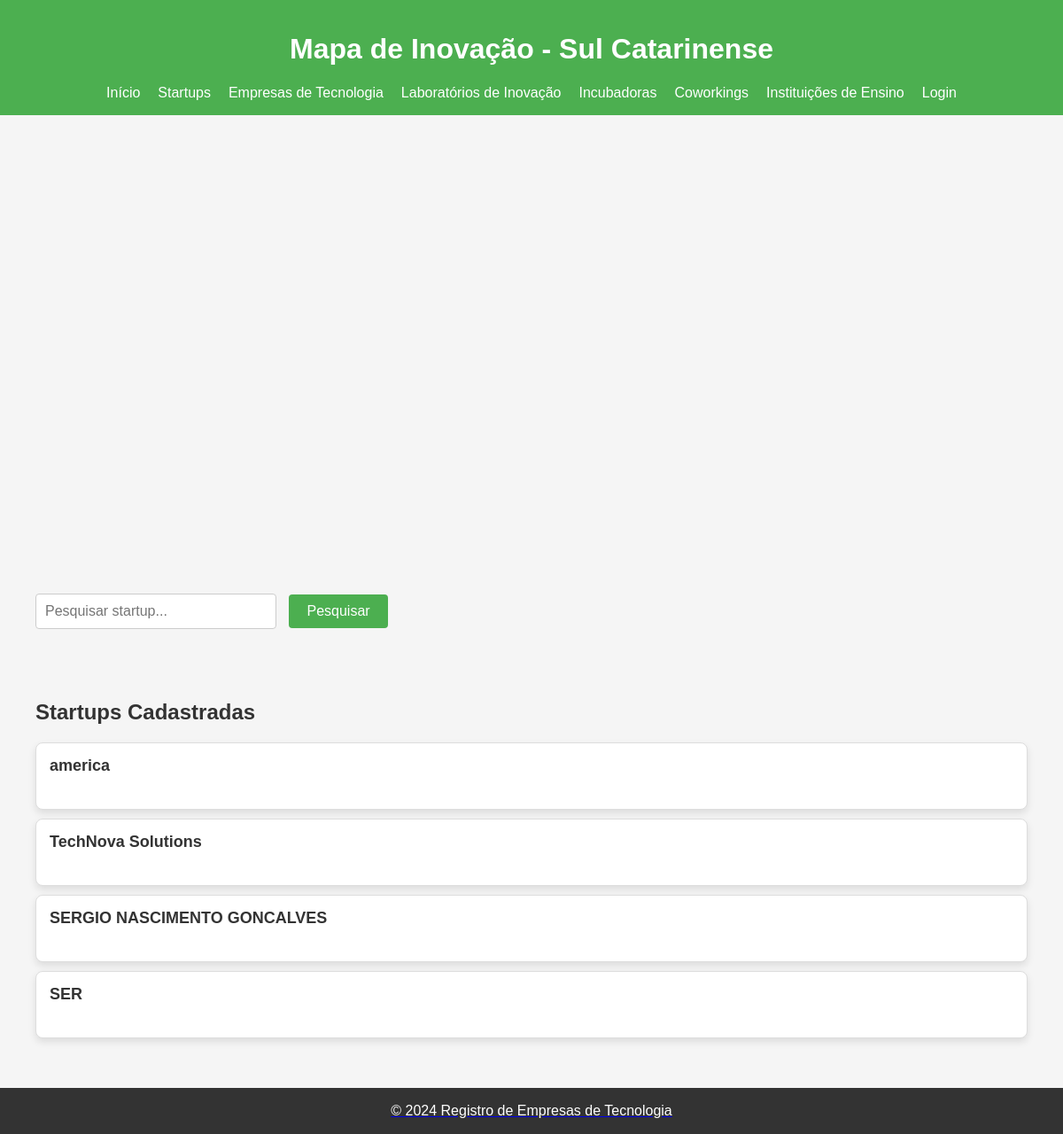
Screenshot of /mapeamentostartups.php with the database file from the repository.
### tables this page shows
CREATE TABLE `startups` (
  `id` int(11) NOT NULL,
  `nomeDaStartup` varchar(255) NOT NULL,
  `fundadores` varchar(255) NOT NULL,
  `dataDeFundacao` date NOT NULL,
  `areaDeAtuacao` varchar(255) NOT NULL,
  `descricao` text NOT NULL,
  `endereco` varchar(255) NOT NULL,
  `cep` varchar(8) NOT NULL,
  `cidade` varchar(255) NOT NULL,
  `estado` varchar(255) NOT NULL,
  `pais` varchar(255) NOT NULL,
  `site` varchar(255) DEFAULT NULL,
  `usuario_id` int(11) NOT NULL,
  `email` varchar(255) DEFAULT NULL,
  `whatsapp` varchar(20) DEFAULT NULL,
  `inovacao` text NOT NULL,
  `modelo_negocio` text NOT NULL,
  `mercado_alvo` text NOT NULL
);

### mapeamentostartups.php (the view, shortened to what this page needs)
<?php
$host = 'localhost:3307';
$dbname = 'mapa_inovacao';
$user = 'root';
$password = '';
if (isset($_SESSION['user_name'])) {
    $nome_usuario = $_SESSION['user_name'];
} else {
    $nome_usuario = null;
}
try {
    $pdo = new PDO("mysql:host=$host;dbname=$dbname;charset=utf8", $user, $password);
    $pdo->setAttribute(PDO::ATTR_ERRMODE, PDO::ERRMODE_EXCEPTION);
} catch (PDOException $e) {
    die("Erro ao conectar ao banco de dados: " . $e->getMessage());
}
$sql = "SELECT id, nomeDaStartup, cep FROM startups";
$stmt = $pdo->prepare($sql);
$stmt->execute();
$startups = $stmt->fetchAll(PDO::FETCH_ASSOC);
$searchQuery = isset($_GET['search']) ? $_GET['search'] : '';
if ($searchQuery) {
    $sql = "SELECT id, nomeDaStartup, cep FROM startups WHERE nomeDaStartup LIKE :search LIMIT 10";
    $stmt = $pdo->prepare($sql);
    $stmt->execute([':search' => "%$searchQuery%"]);
    $startups = $stmt->fetchAll(PDO::FETCH_ASSOC);
} else {
    $sql = "SELECT id, nomeDaStartup, cep FROM startups LIMIT 10";
    $stmt = $pdo->prepare($sql);
    $stmt->execute();
    $startups = $stmt->fetchAll(PDO::FETCH_ASSOC);
}
?>
<!DOCTYPE html>
<html lang="pt-BR">
<head>
    <link rel="stylesheet" href="mapeamentostartups.css">
</head>
<body>
<header>
        <h1>Mapa de Inovação - Sul Catarinense</h1>
        <nav>
            <ul>
            <li><a href="indexlogado.php">Início</a></li>
                <li>
                    <a href="#startups">Startups</a>
                </li>
                <li>
                    <a href="#empresas">Empresas de Tecnologia</a>
                </li>
                <li>
                    <a href="#laboratorios">Laboratórios de Inovação</a>
                </li>
                <li>
                    <a href="#incubadoras">Incubadoras</a>
                </li>
                <li>
                    <a href="#coworkings">Coworkings</a>
                </li>
                <li>
                <a href="#instituicoes">Instituições de Ensino</a>
                    </li>
                    <li>
                    <?php if ($nome_usuario): ?>
                    <div class="menu-usuario">
                        <a href="#" id="usuarioMenu">Olá, <?php echo htmlspecialchars($nome_usuario); ?></a>
                        <ul class="submenu-usuario" id="submenuUsuario">
                            <li><a href="editarusuario.php">Configurações</a></li>
                            <li><a href="index.html">Sair</a></li>
                        </ul>
                    </div>
                <?php else: ?>
                    <a href="login.php">Login</a>
                <?php endif; ?>
            </li>
            </ul>
        </nav>
    </header>
    <main>
    <div id="map" style="height: 500px; width: 100%;"></div>
<section id="search-section">
    <form action="" method="get">
        <input type="text" name="search" id="search-input" value="<?php echo htmlspecialchars($searchQuery); ?>" placeholder="Pesquisar startup..." />
        <input type="submit" value="Pesquisar" />
    </form>
</section>
        <section id="startups-lista">
            <h2>Startups Cadastradas</h2>
            <ul>
                <?php foreach ($startups as $startup): ?>
                    <li>
                    <a href="infostartup.php?id=<?php echo $startup['id']; ?>">
                        <strong><?php echo htmlspecialchars($startup['nomeDaStartup']); ?></strong><br>
                    </li>
                <?php endforeach; ?>
            </ul>
        </section>
    </main>
    <footer>
        <p>&copy; 2024 Registro de Empresas de Tecnologia</p>
    </footer>
</body>
</html>

### mapeamentostartups.css (style rules this page uses)
body { font-family: Arial, sans-serif; background-color: #f5f5f5; color: #333; margin: 0; padding: 0; }
header { background-color: #4CAF50; color: white; padding: 1em 0; text-align: center; }
nav ul { list-style-type: none; padding: 0; margin: 0; display: flex; justify-content: center; position: relative; }
nav ul li { margin: 0 10px; position: relative; }
nav ul li a { color: white; text-decoration: none; }
main { flex: 1; padding: 20px; }
#search-section { margin: 20px; text-align: left; }
#search-section form { display: inline-block; margin-bottom: 20px; }
#search-section input[type="text"] { padding: 10px; width: 250px; font-size: 16px; border: 1px solid #ccc; border-radius: 4px; margin-right: 10px; }
#search-section input[type="submit"] { padding: 10px 20px; background-color: #4CAF50; color: white; border: none; border-radius: 4px; font-size: 16px; cursor: pointer; }
#startups-lista { margin-top: 20px; padding: 20px; }
#startups-lista ul { list-style: none; padding: 0; }
#startups-lista li { background-color: white; padding: 15px; border: 1px solid #ddd; border-radius: 8px; margin-bottom: 10px; box-shadow: 0 4px 8px rgba(0, 0, 0, 0.1); }
#startups-lista li a { text-decoration: none; color: #333; }
#startups-lista li strong { display: block; font-size: 18px; margin-bottom: 5px; }
footer { background-color: #333; color: white; text-align: center; padding: 1px 0; position: relative; width: 100%; bottom: 0; }

### rows the page displays
startups: nomeDaStartup "america"
startups: nomeDaStartup "TechNova Solutions"
startups: nomeDaStartup "SERGIO NASCIMENTO GONCALVES"
startups: nomeDaStartup "SER"
